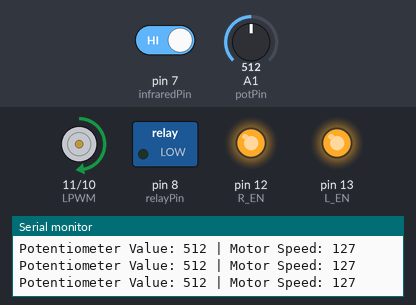
Recording of a sketch running on a simulated Arduino Uno, built with avr-gcc and run on an emulated ATmega328P. On the bench: motor-driver pin pairs drawn as motors (green arrow = first pin HIGH = forward, orange = second pin HIGH = backward, longer = more drive), switched loads named in the sketch (green lamp = pin HIGH), output pins drawn as LEDs (lit = HIGH), the last lines printed to the serial monitor. Inputs (shaded band) come from the test bench; at power-on: pin 7 (infraredPin) HIGH, A1 (potPin) = 512.

Above: at 1.2 s.
1.3 s: pin 7 (infraredPin) driven LOW
At 2.5 s:
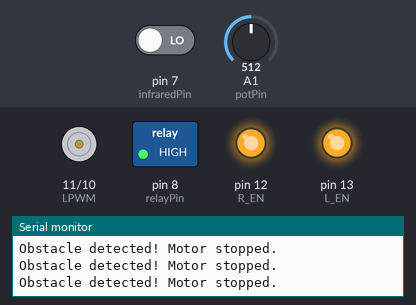
2.8 s: pin 7 (infraredPin) driven HIGH
At 3.9 s:
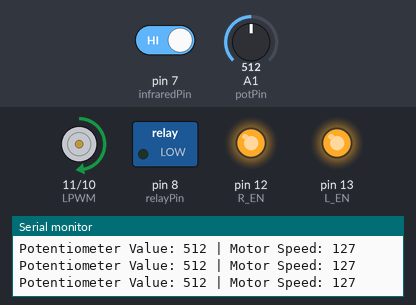
4.3 s: A1 (potPin) set to 716
At 5.5 s:
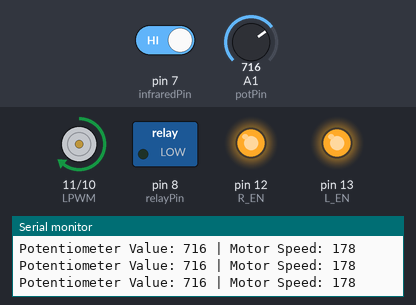
5.8 s: A1 (potPin) set to 984
At 7.0 s:
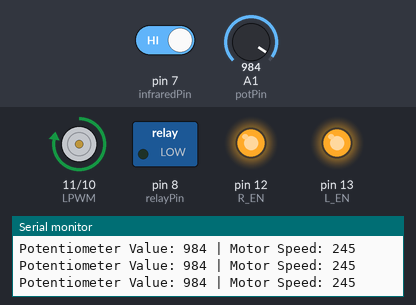
7.3 s: A1 (potPin) set to 1009
At 8.6 s:
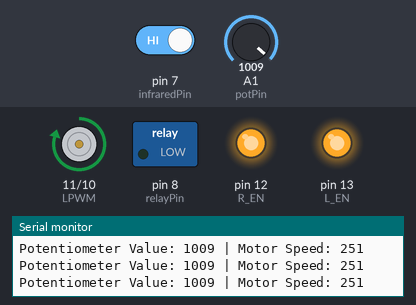
10.3 s: A1 (potPin) set to 105
At 11.5 s:
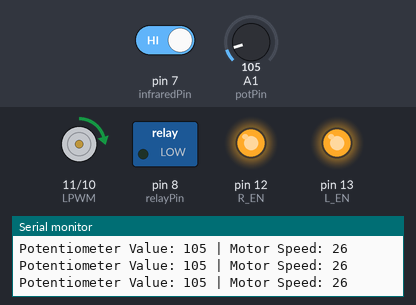
11.8 s: A1 (potPin) set to 90
Timing chart, 0 to 14.3 s (numbered marks = the images above; inputs shaded):
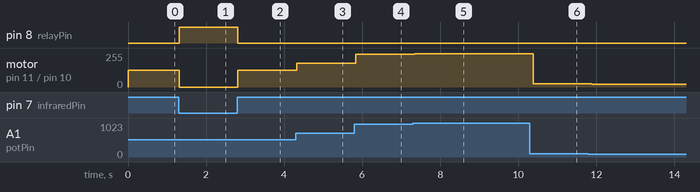

The sketch:

TUBES_MIKOM_GABUNGAN.ino
```cpp
int RPWM = 10;
int LPWM = 11;
int L_EN = 13;
int R_EN = 12;
int potPin = A1;
int infraredPin = 7; // Pin sensor infrared
int relayPin = 8; // Pin relay
int potValue;
int motorSpeed;

void setup() {
  pinMode(RPWM, OUTPUT);
  pinMode(LPWM, OUTPUT);
  pinMode(R_EN, OUTPUT);
  pinMode(L_EN, OUTPUT);
  pinMode(potPin, INPUT);
  pinMode(infraredPin, INPUT);
  pinMode(relayPin, OUTPUT);

  digitalWrite(R_EN, HIGH);
  digitalWrite(L_EN, HIGH);
  digitalWrite(relayPin, LOW); // Pastikan relay mati saat mulai

  Serial.begin(9600); // Inisialisasi komunikasi serial dengan kecepatan 9600 bps
}

void loop() {
  // Membaca nilai potensiometer untuk mengatur kecepatan
  potValue = analogRead(potPin);
  motorSpeed = map(potValue, 0, 1023, 0, 255); // Map nilai analog menjadi rentang 0-255 (PWM)

  // Membaca nilai dari sensor infrared
  int obstacleDetected = digitalRead(infraredPin);

  if (obstacleDetected == LOW) { // Jika sensor mendeteksi objek
    digitalWrite(relayPin, HIGH); // Aktifkan relay
    // Hentikan motor
    analogWrite(LPWM, 0);
    analogWrite(RPWM, 0);
    Serial.println("Obstacle detected! Motor stopped.");
  } else {
    digitalWrite(relayPin, LOW); // Matikan relay
    // Mengatur kecepatan motor
    analogWrite(LPWM, motorSpeed);
    analogWrite(RPWM, 0);

    // Menampilkan nilai potensiometer dan kecepatan motor ke Serial Monitor
    Serial.print("Potentiometer Value: ");
    Serial.print(potValue);
    Serial.print(" | Motor Speed: ");
    Serial.println(motorSpeed);
  }

  delay(100); // Delay untuk memperlambat pembacaan potensiometer dan sensor
}
```

Measured:
- after the input at 1.3 s, pin 8 (relayPin): LOW → HIGH at once; motor on pin 11 (LPWM) / pin 10 (RPWM): forward 127/255 → stopped at once
- after the input at 2.8 s, pin 8 (relayPin): HIGH → LOW at once; motor on pin 11 (LPWM) / pin 10 (RPWM): stopped → forward 127/255 at once
- after the input at 4.3 s, motor on pin 11 (LPWM) / pin 10 (RPWM): forward 127/255 → forward 178/255 at once
- after the input at 5.8 s, motor on pin 11 (LPWM) / pin 10 (RPWM): forward 178/255 → forward 245/255 at once
- after the input at 7.3 s, motor on pin 11 (LPWM) / pin 10 (RPWM): forward 245/255 → forward 251/255 after 0.05 s
- after the input at 10.3 s, motor on pin 11 (LPWM) / pin 10 (RPWM): forward 251/255 → forward 26/255 after 0.08 s
- after the input at 11.8 s, motor on pin 11 (LPWM) / pin 10 (RPWM): forward 26/255 → forward 22/255 after 0.09 s
